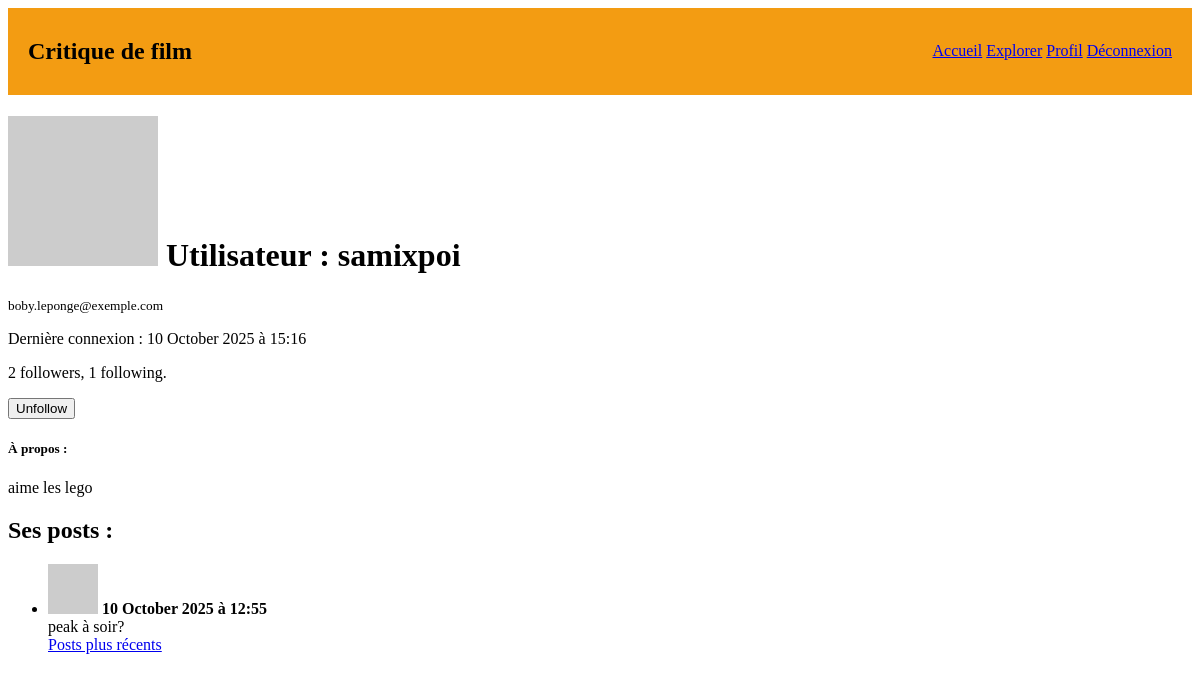
/user/samixpoi?page=2 (signed in), run on the app's committed database.
### app/models.py (models this page shows, shortened)
class Utilisateur(db.Model, UserMixin):
    __tablename__ = 'utilisateur'
    id: so.Mapped[int] = so.mapped_column(primary_key=True)
    nom_utilisateur: so.Mapped[str] = so.mapped_column(sa.String(64), unique=True, index=True)
    email: so.Mapped[str] = so.mapped_column(sa.String(120), unique=True, index=True)
    mot_passe_hash: so.Mapped[Optional[str]] = so.mapped_column(sa.String(256))
    a_propos_moi: so.Mapped[Optional[str]] = so.mapped_column(sa.String(140))
    derniere_connexion: so.Mapped[Optional[datetime]] = so.mapped_column(sa.DateTime)
    posts: so.WriteOnlyMapped['Post'] = so.relationship(back_populates='auteur')
    def avatar(self, taille):
        digest = hashlib.md5(self.email.lower().encode('utf-8')).hexdigest()
        return f"https://www.gravatar.com/avatar/{digest}?d=identicon&s={taille}"
    following: Mapped[list["Utilisateur"]] = so.relationship(
    secondary=followers,
    primaryjoin=(followers.c.follower_id == id),
    secondaryjoin=(followers.c.followed_id == id),
    back_populates='followers'
)
    followers: Mapped[list["Utilisateur"]] = so.relationship(
    secondary=followers,
    primaryjoin=(followers.c.followed_id == id),
    secondaryjoin=(followers.c.follower_id == id),
    back_populates='following'
)
    def is_following(self, utilisateur):
       return db.session.scalar(
        sa.select(followers)
        .where(
            followers.c.follower_id == self.id,
            followers.c.followed_id == utilisateur.id
        )
    ) is not None
    def followers_count(self):
      return db.session.scalar(
        sa.select(sa.func.count())
        .select_from(followers)
        .where(followers.c.followed_id == self.id)
    )
    def following_count(self):
      return db.session.scalar(
        sa.select(sa.func.count())
        .select_from(followers)
        .where(followers.c.follower_id == self.id)
    )

class Post(db.Model):
    id: so.Mapped[int] = so.mapped_column(primary_key=True)
    contenu: so.Mapped[str] = so.mapped_column(sa.Text, nullable=False)
    timestamp: so.Mapped[datetime] = so.mapped_column(
        sa.DateTime(timezone=True),
        default=datetime.now(tz=timezone.utc),
        nullable=False
    )
    id_utilisateur: so.Mapped[int] = so.mapped_column(sa.ForeignKey('utilisateur.id'), nullable=False)
    auteur: so.Mapped["Utilisateur"] = so.relationship(back_populates="posts")

### app/routes.py (the view)
@app.route('/user/<nom_utilisateur>')
@login_required
def profil(nom_utilisateur):
    utilisateur = db.session.scalar(
        sa.select(Utilisateur).where(Utilisateur.nom_utilisateur == nom_utilisateur)
    )
    if utilisateur is None:
        flash(f"L'utilisateur {nom_utilisateur} n'a pas été trouvé.", 'error')
        return redirect(url_for('index'))
    page= request.args.get('page', 1, type=int)
    query = utilisateur.posts.select().order_by(Post.timestamp.desc())
    posts = db.paginate(query, page=page, per_page=app.config['POSTS_PER_PAGE'], error_out=False)
    next_url = url_for('profil', nom_utilisateur=nom_utilisateur, page=posts.next_num) if posts.has_next else None
    prev_url = url_for('profil', nom_utilisateur=nom_utilisateur, page=posts.prev_num) if posts.has_prev else None
    form = EmptyForm()
    return render_template('user.html', utilisateur=utilisateur, posts=posts,form=form,current_user=current_user,next_url=next_url, prev_url=prev_url)

### app/__init__.py (called while the page is built)
@login.user_loader
def load_user(id):
    return db.session.get(Utilisateur, int(id))

### app/routes.py (called while the page is built)
@app.before_request
def update_last_seen():
    if current_user.is_authenticated:
        current_user.derniere_connexion = datetime.now(timezone.utc)
        db.session.commit()

### app/templates/user.html (shortened to what this page needs)
{% extends "base.html" %}
{% block content %}
  <h1><img src="{{ utilisateur.avatar(150) }}"
       alt="Avatar de {{ utilisateur.nom_utilisateur }}"
       class="rounded-circle shadow-sm mb-3"
       width="150" height="150">
       Utilisateur : {{ utilisateur.nom_utilisateur }}</h1>
       <small>{{ utilisateur.email }}</small>
       {% if utilisateur.derniere_connexion %}
        <p class="text-muted mt-2">
          Dernière connexion : {{ utilisateur.derniere_connexion.strftime('%d %B %Y à %H:%M') }}
        </p>
      {% endif %}
        <p>{{utilisateur.followers_count() }} followers, {{
          utilisateur.following_count() }} following.</p>
        {% if utilisateur == current_user %}
         <p><a href="{{ url_for('edit') }}">edit your profil</a> </p>
        {% else %}
        <p>
          <form action="{{ url_for('unfollow', nom_utilisateur=utilisateur.nom_utilisateur) }}" method="post">
            <button type="submit" class="btn btn-secondary">Unfollow</button>
          </form>
        </p>
  {% endif %}
 {% if utilisateur.a_propos_moi %}
    <div class="mt-3">
      <h5>À propos :</h5>
      <p>{{ utilisateur.a_propos_moi }}</p>
    </div>
  {% endif %}
  <h2>Ses posts :</h2>
  {% if posts %}
    <ul>
      {% for post in posts %}
        <li>
            <img src="{{ utilisateur.avatar(150) }}"
           alt="Avatar de {{ utilisateur.nom_utilisateur }}"
          class="rounded-circle shadow-sm mb-3"
           width="50" height="50">
          <strong>{{ post.timestamp.strftime('%d %B %Y à %H:%M') }}</strong><br>
          {{ post.contenu }}
        </li>
      {% endfor %}
      {% if prev_url %}
        <a href="{{ prev_url }}">Posts plus récents </a>
      {% endif %}
    </ul>
  {% else %}
    <p> <img src="{{ utilisateur.avatar(150) }}"
       alt="Avatar de {{ utilisateur.nom_utilisateur }}"
       class="rounded-circle shadow-sm mb-3"
       width="50" height="50">
       A aucun post pour le moment.</p>
  {% endif %}
{% endblock %}

### data on the page
Utilisateur: nom_utilisateur "samixpoi", email "boby.leponge@exemple.com", derniere_connexion "10 October 2025 à 15:16", a_propos_moi "aime les lego"
Post: timestamp "10 October 2025 à 12:55", contenu "peak à soir?"

### other printed values
{{ utilisateur.followers_count() }} "2"
{{ utilisateur.following_count() }} "1"
